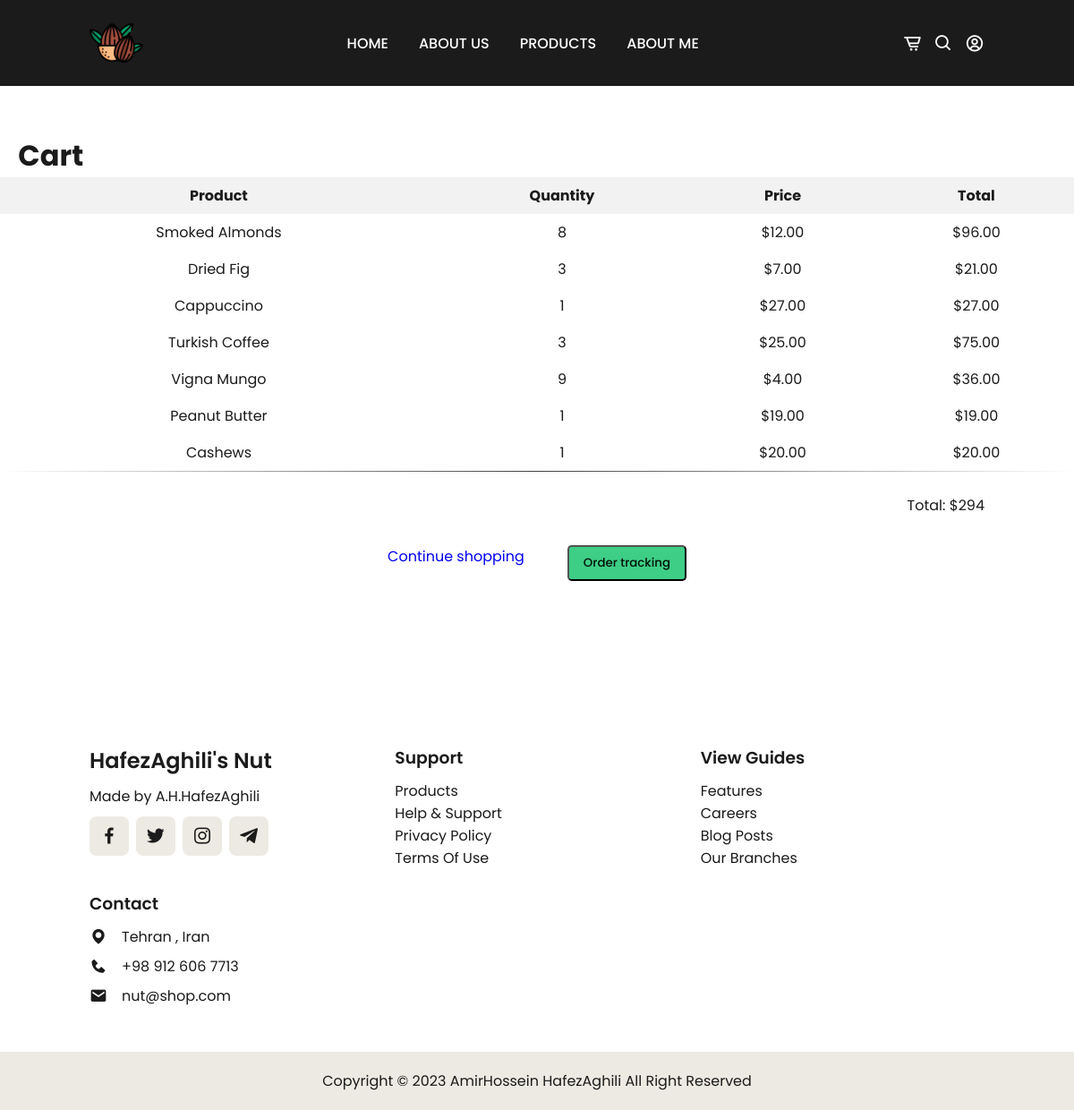
Before: /cart/0/ (signed in) with the older database file.
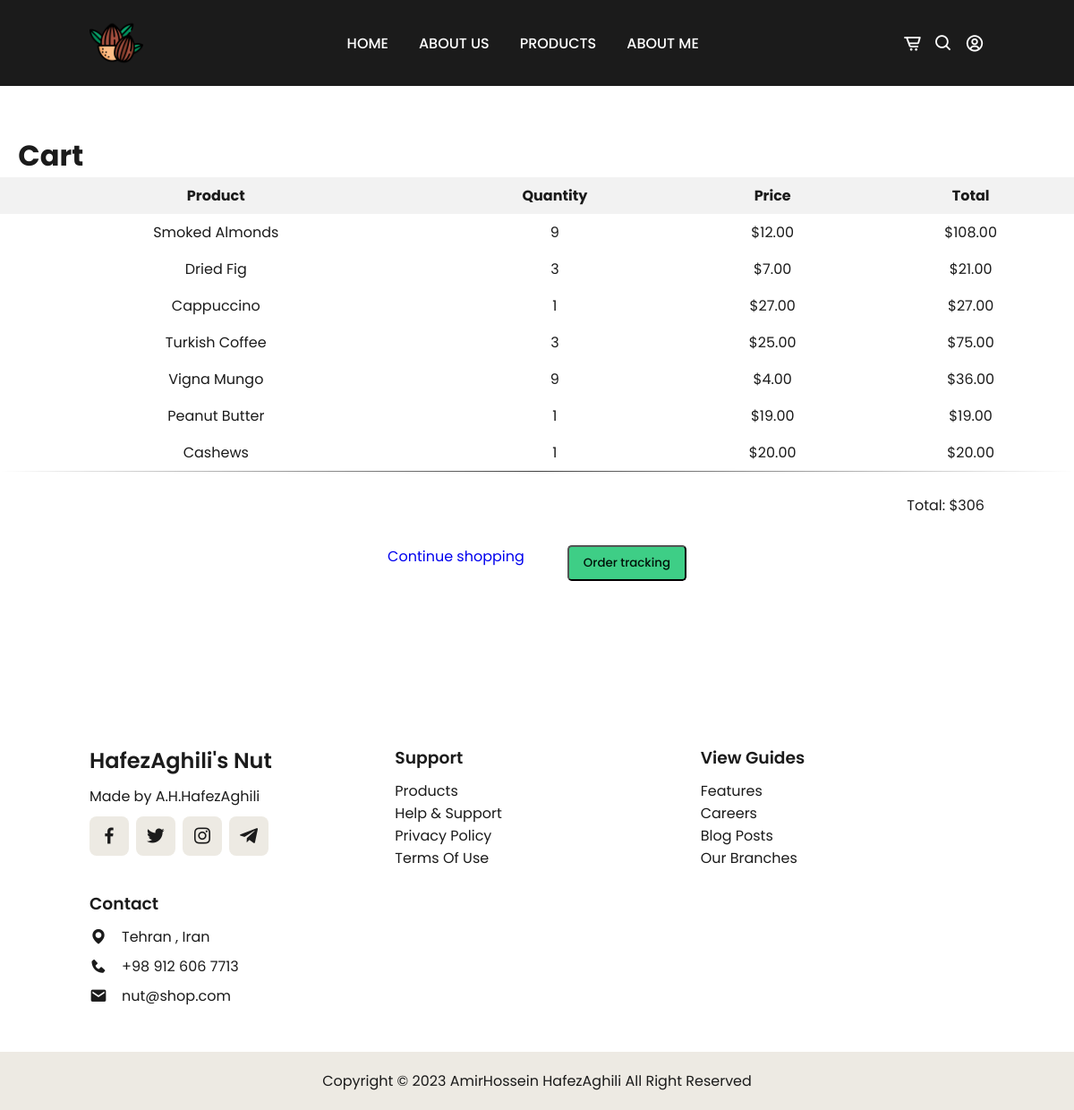
After: the same page with the newer database file.
### pages/models.py (models this page shows, shortened)
class CartItem(models.Model):
    cart = models.ForeignKey('Cart' , on_delete=models.CASCADE)
    product = models.ForeignKey('Product' , on_delete=models.CASCADE)
    quantity = models.IntegerField()
    status = models.CharField(max_length=50 , default='Submitted' ,choices=[('Submitted','Submitted'),
                                                                            ('Ready to send','Ready to send'),
                                                                            ('Sent','Sent')])
    def get_total_price(self):
        return self.quantity * self.product.price

class Product(models.Model):
    name = models.CharField(max_length=50 , blank=False , null=False)
    price = models.DecimalField(max_digits=10,decimal_places=2)
    img = models.ImageField()
    quality = models.CharField(max_length= 50 , choices=[('high quality','high quality') ,
                                                         ('medium quality','medium quality') ,
                                                         ('low quality','low quality')])
    supplier = models.ManyToManyField('Supplier')
    category = models.ForeignKey('Category', on_delete=models.CASCADE)
    created_at   = models.DateTimeField(auto_now_add=True)
    expiration_at = models.DateField(default=datetime.now()+timedelta(days=730))

### pages/views.py (the view)
# urls.py: path('cart/<int:pk>/', CartDetailView.as_view(), name='cart_view'),
class CartDetailView(LoginRequiredMixin, DetailView):
    model = Cart
    template_name = 'cart_view.html'
    context_object_name = 'cart'
    def get_object(self, queryset=None):
        user = self.request.user
        try:
            cart = Cart.objects.get(user=user)
        except Cart.DoesNotExist:
            cart = Cart.objects.create(user=user)
        return cart
    def get_context_data(self, **kwargs):
        context = super().get_context_data(**kwargs)
        cart_items = CartItem.objects.filter(cart=self.object)
        total_prices = cart_items.annotate(total_price=F('quantity') * F('product__price'))
        cart_total = total_prices.aggregate(total=Sum('total_price'))['total']
        context['cart_items'] = zip(cart_items, total_prices)
        context['cart_total'] = cart_total
        return context

### templates/cart_view.html (shortened to what this page needs)
{% extends 'register_base.html' %}
{% load static %}
    {% block styles %}
    <link rel="stylesheet" type="text/css" href="{% static 'css/stylesCardView.css' %}">
    {% endblock %}
{% block content %}
<br><br><br>
    <h1>&nbsp;&nbsp;&nbsp;Cart</h1>
    {% if cart_items %}
        <table>
            <thead>
                <tr>
                    <th>Product</th>
                    <th>Quantity</th>
                    <th>Price</th>
                    <th>Total</th>
                </tr>
            </thead>
            <tbody>
                {% for item, total_price in cart_items %}
                    <tr>
                        <td>{{ item.product.name }}</td>
                        <td>{{ item.quantity }}</td>
                        <td>${{ item.product.price }}</td>
                        <td>${{ item.get_total_price }}</td>
                    </tr>
                {% endfor %}
            </tbody>
        </table>
        <br>
        <p style="text-align:Right;padding-inline: 100px;">Total: ${{ cart_total }}</p>
        <div class="button-container">
            <a href="{% url 'product_view' %}" class="btn-primary btn-animation">Continue shopping</a>
            <a href="{% url 'checkout' %}">
              <button type="submit" class="btn">Order tracking</button>
            </a>
        </div>
    {% else %}
        <p>Your cart is empty.</p>
    {% endif %}
    <br><br><br><br><br>
{% endblock %}

Changed rows visible on the page:
changed CartItem "Smoked Almonds": quantity "8" → "9"; get_total_price "96.00" → "108.00"
Other visible differences:
{{ cart_total }}: "294" → "306"
